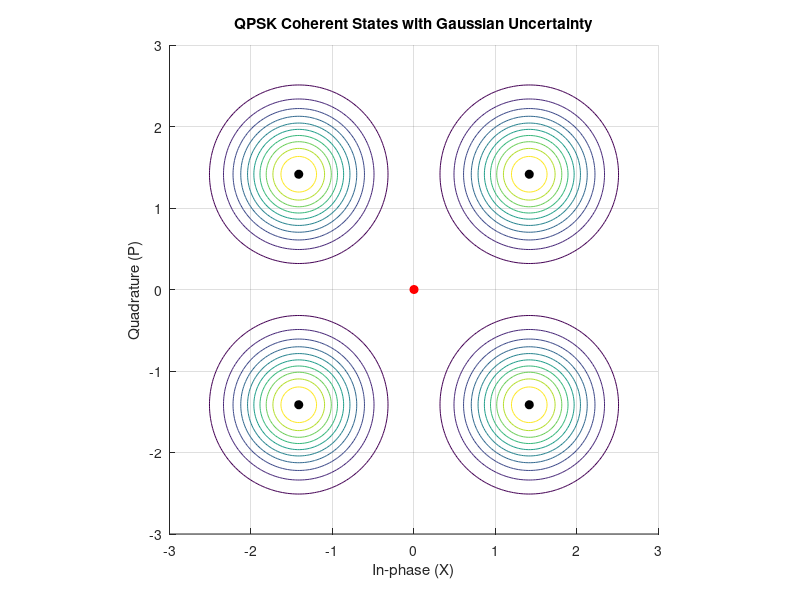

This chart was generated by the following MATLAB code:
clc; clear; close all;

M = 4;
alpha = 2;              % amplitude
sigma = 0.5;            % noise variance (controls blob size)

k = 0:M-1;
theta = pi*(2*k+1)/M;

figure; hold on; grid on;

% Create grid for contour
[x, y] = meshgrid(linspace(-3,3,200), linspace(-3,3,200));

for idx = 1:M
    
    % Center of coherent state
    alpha_k = alpha * exp(1i * theta(idx));
    x0 = real(alpha_k);
    y0 = imag(alpha_k);
    
    % Gaussian PDF (2D)
    Z = exp(-((x - x0).^2 + (y - y0).^2)/(2*sigma^2));
    
    % Contour plot (cloud boundary)
    contour(x, y, Z);
    
    % Fill center point
    plot(x0, y0, 'ko', 'MarkerFaceColor', 'k');
    
    % Draw arrow from origin
%     quiver(0, 0, x0, y0, 0, 'r', 'LineWidth', 1.5, 'MaxHeadSize', 0.5);
end

% Draw origin
plot(0,0,'ro','MarkerFaceColor','r');

xlabel('In-phase (X)');
ylabel('Quadrature (P)');
title('QPSK Coherent States with Gaussian Uncertainty');
axis equal;
xlim([-3 3]); ylim([-3 3]);
